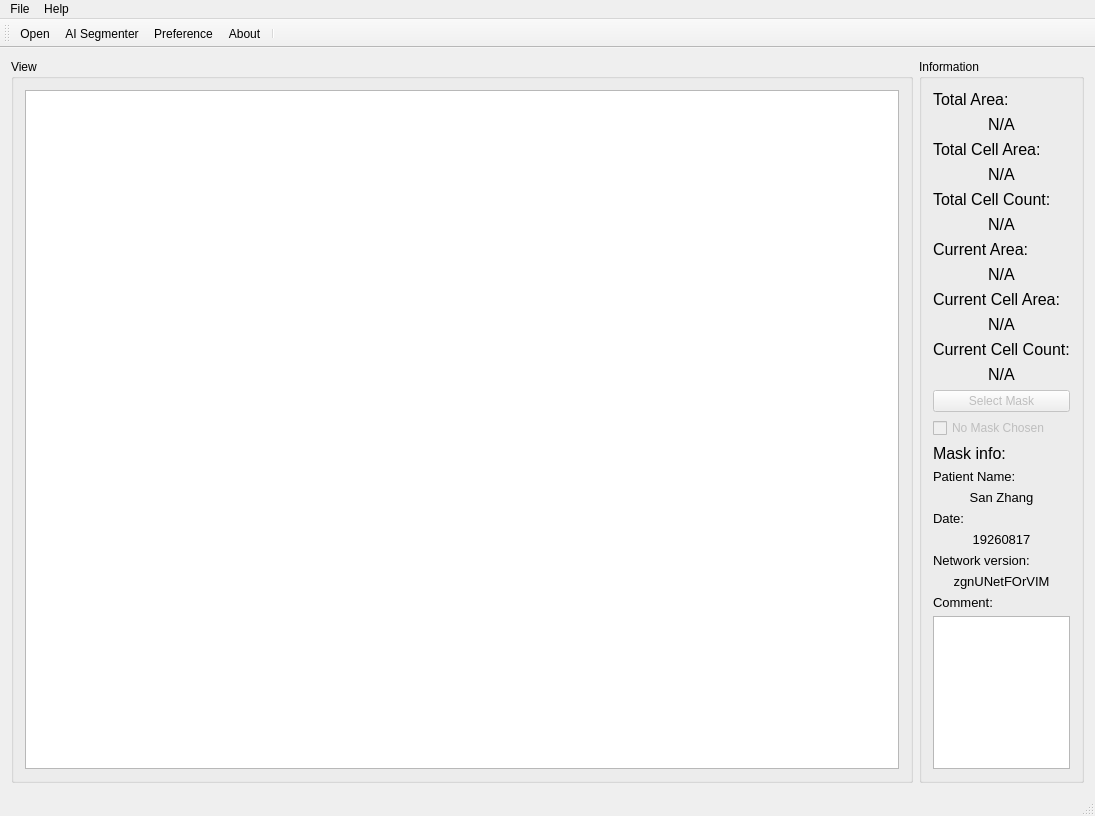
<?xml version="1.0" encoding="UTF-8"?>
<ui version="4.0">
 <class>MainWindow</class>
 <widget class="QMainWindow" name="MainWindow">
  <property name="geometry">
   <rect>
    <x>0</x>
    <y>0</y>
    <width>1095</width>
    <height>816</height>
   </rect>
  </property>
  <property name="windowTitle">
   <string>MainWindow</string>
  </property>
  <widget class="QWidget" name="centralWidget">
   <layout class="QHBoxLayout" name="horizontalLayout_2" stretch="9,1">
    <item>
     <widget class="QGroupBox" name="groupBox">
      <property name="title">
       <string>View</string>
      </property>
      <layout class="QHBoxLayout" name="horizontalLayout">
       <item>
        <widget class="MainGraphicsView" name="mainGraphicsView"/>
       </item>
      </layout>
     </widget>
    </item>
    <item>
     <widget class="QGroupBox" name="groupBox_2">
      <property name="title">
       <string>Information</string>
      </property>
      <layout class="QVBoxLayout" name="verticalLayout_17">
       <item>
        <layout class="QVBoxLayout" name="verticalLayout">
         <item>
          <widget class="QLabel" name="label_2">
           <property name="font">
            <font>
             <pointsize>12</pointsize>
            </font>
           </property>
           <property name="text">
            <string>Total Area:</string>
           </property>
          </widget>
         </item>
         <item>
          <widget class="QLabel" name="labelTotalArea">
           <property name="font">
            <font>
             <pointsize>12</pointsize>
            </font>
           </property>
           <property name="text">
            <string>N/A</string>
           </property>
           <property name="alignment">
            <set>Qt::AlignCenter</set>
           </property>
          </widget>
         </item>
        </layout>
       </item>
       <item>
        <layout class="QVBoxLayout" name="verticalLayout_2">
         <item>
          <widget class="QLabel" name="label_3">
           <property name="font">
            <font>
             <pointsize>12</pointsize>
            </font>
           </property>
           <property name="text">
            <string>Total Cell Area:</string>
           </property>
          </widget>
         </item>
         <item>
          <widget class="QLabel" name="labelTotalCellArea">
           <property name="font">
            <font>
             <pointsize>12</pointsize>
            </font>
           </property>
           <property name="text">
            <string>N/A</string>
           </property>
           <property name="alignment">
            <set>Qt::AlignCenter</set>
           </property>
          </widget>
         </item>
        </layout>
       </item>
       <item>
        <layout class="QVBoxLayout" name="verticalLayout_16">
         <item>
          <widget class="QLabel" name="label_11">
           <property name="font">
            <font>
             <pointsize>12</pointsize>
            </font>
           </property>
           <property name="text">
            <string>Total Cell Count:</string>
           </property>
          </widget>
         </item>
         <item>
          <widget class="QLabel" name="labelTotalCellCount">
           <property name="font">
            <font>
             <pointsize>12</pointsize>
            </font>
           </property>
           <property name="text">
            <string>N/A</string>
           </property>
           <property name="alignment">
            <set>Qt::AlignCenter</set>
           </property>
          </widget>
         </item>
        </layout>
       </item>
       <item>
        <layout class="QVBoxLayout" name="verticalLayout_3">
         <item>
          <widget class="QLabel" name="label_4">
           <property name="font">
            <font>
             <pointsize>12</pointsize>
            </font>
           </property>
           <property name="text">
            <string>Current Area:</string>
           </property>
          </widget>
         </item>
         <item>
          <widget class="QLabel" name="labelCurrentArea">
           <property name="font">
            <font>
             <pointsize>12</pointsize>
            </font>
           </property>
           <property name="text">
            <string>N/A</string>
           </property>
           <property name="alignment">
            <set>Qt::AlignCenter</set>
           </property>
          </widget>
         </item>
        </layout>
       </item>
       <item>
        <layout class="QVBoxLayout" name="verticalLayout_4">
         <item>
          <widget class="QLabel" name="label_5">
           <property name="font">
            <font>
             <pointsize>12</pointsize>
            </font>
           </property>
           <property name="text">
            <string>Current Cell Area:</string>
           </property>
          </widget>
         </item>
         <item>
          <widget class="QLabel" name="labelCurrentCellArea">
           <property name="font">
            <font>
             <pointsize>12</pointsize>
            </font>
           </property>
           <property name="text">
            <string>N/A</string>
           </property>
           <property name="alignment">
            <set>Qt::AlignCenter</set>
           </property>
          </widget>
         </item>
        </layout>
       </item>
       <item>
        <layout class="QVBoxLayout" name="verticalLayout_15">
         <item>
          <widget class="QLabel" name="label_10">
           <property name="font">
            <font>
             <pointsize>12</pointsize>
            </font>
           </property>
           <property name="text">
            <string>Current Cell Count:</string>
           </property>
          </widget>
         </item>
         <item>
          <widget class="QLabel" name="labelCurrentCellCount">
           <property name="font">
            <font>
             <pointsize>12</pointsize>
            </font>
           </property>
           <property name="text">
            <string>N/A</string>
           </property>
           <property name="alignment">
            <set>Qt::AlignCenter</set>
           </property>
          </widget>
         </item>
        </layout>
       </item>
       <item>
        <widget class="QPushButton" name="SelectMastButton">
         <property name="enabled">
          <bool>false</bool>
         </property>
         <property name="text">
          <string>Select Mask</string>
         </property>
        </widget>
       </item>
       <item>
        <widget class="QCheckBox" name="checkBoxSegmentationMask">
         <property name="enabled">
          <bool>false</bool>
         </property>
         <property name="text">
          <string>No Mask Chosen</string>
         </property>
        </widget>
       </item>
       <item>
        <widget class="QLabel" name="labelCurrentCellArea_2">
         <property name="font">
          <font>
           <pointsize>12</pointsize>
          </font>
         </property>
         <property name="text">
          <string>Mask info:</string>
         </property>
         <property name="alignment">
          <set>Qt::AlignLeading|Qt::AlignLeft|Qt::AlignVCenter</set>
         </property>
        </widget>
       </item>
       <item>
        <layout class="QVBoxLayout" name="verticalLayout_5">
         <item>
          <widget class="QLabel" name="labelCurrentCellArea_3">
           <property name="font">
            <font>
             <pointsize>10</pointsize>
            </font>
           </property>
           <property name="text">
            <string>Patient Name:</string>
           </property>
           <property name="alignment">
            <set>Qt::AlignLeading|Qt::AlignLeft|Qt::AlignVCenter</set>
           </property>
           <property name="wordWrap">
            <bool>true</bool>
           </property>
          </widget>
         </item>
         <item>
          <widget class="QLabel" name="patientNameLabel">
           <property name="font">
            <font>
             <pointsize>10</pointsize>
            </font>
           </property>
           <property name="text">
            <string>San Zhang</string>
           </property>
           <property name="alignment">
            <set>Qt::AlignCenter</set>
           </property>
           <property name="wordWrap">
            <bool>true</bool>
           </property>
          </widget>
         </item>
        </layout>
       </item>
       <item>
        <layout class="QVBoxLayout" name="verticalLayout_6">
         <item>
          <widget class="QLabel" name="labelCurrentCellArea_4">
           <property name="font">
            <font>
             <pointsize>10</pointsize>
            </font>
           </property>
           <property name="text">
            <string>Date:</string>
           </property>
           <property name="alignment">
            <set>Qt::AlignLeading|Qt::AlignLeft|Qt::AlignVCenter</set>
           </property>
           <property name="wordWrap">
            <bool>true</bool>
           </property>
          </widget>
         </item>
         <item>
          <widget class="QLabel" name="dateLabel">
           <property name="font">
            <font>
             <pointsize>10</pointsize>
            </font>
           </property>
           <property name="text">
            <string>19260817</string>
           </property>
           <property name="alignment">
            <set>Qt::AlignCenter</set>
           </property>
           <property name="wordWrap">
            <bool>true</bool>
           </property>
          </widget>
         </item>
        </layout>
       </item>
       <item>
        <layout class="QVBoxLayout" name="verticalLayout_7">
         <item>
          <widget class="QLabel" name="labelCurrentCellArea_5">
           <property name="font">
            <font>
             <pointsize>10</pointsize>
            </font>
           </property>
           <property name="text">
            <string>Network version:</string>
           </property>
           <property name="alignment">
            <set>Qt::AlignLeading|Qt::AlignLeft|Qt::AlignVCenter</set>
           </property>
           <property name="wordWrap">
            <bool>true</bool>
           </property>
          </widget>
         </item>
         <item>
          <widget class="QLabel" name="networkVersionLabel">
           <property name="font">
            <font>
             <pointsize>10</pointsize>
            </font>
           </property>
           <property name="text">
            <string>zgnUNetFOrVIM</string>
           </property>
           <property name="alignment">
            <set>Qt::AlignCenter</set>
           </property>
           <property name="wordWrap">
            <bool>true</bool>
           </property>
          </widget>
         </item>
        </layout>
       </item>
       <item>
        <widget class="QLabel" name="labelCurrentCellArea_6">
         <property name="font">
          <font>
           <pointsize>10</pointsize>
          </font>
         </property>
         <property name="text">
          <string>Comment:</string>
         </property>
         <property name="alignment">
          <set>Qt::AlignLeading|Qt::AlignLeft|Qt::AlignVCenter</set>
         </property>
         <property name="wordWrap">
          <bool>true</bool>
         </property>
        </widget>
       </item>
       <item>
        <widget class="QTextEdit" name="commentTextEdit">
         <property name="readOnly">
          <bool>true</bool>
         </property>
        </widget>
       </item>
      </layout>
     </widget>
    </item>
   </layout>
  </widget>
  <widget class="QMenuBar" name="menuBar">
   <property name="geometry">
    <rect>
     <x>0</x>
     <y>0</y>
     <width>1095</width>
     <height>21</height>
    </rect>
   </property>
   <widget class="QMenu" name="menuFile">
    <property name="title">
     <string>File</string>
    </property>
    <addaction name="actionOpen"/>
    <addaction name="actionAISegmenter"/>
    <addaction name="actionPreference"/>
   </widget>
   <widget class="QMenu" name="menuAbout">
    <property name="title">
     <string>Help</string>
    </property>
    <addaction name="actionAbout"/>
   </widget>
   <addaction name="menuFile"/>
   <addaction name="menuAbout"/>
  </widget>
  <widget class="QToolBar" name="mainToolBar">
   <attribute name="toolBarArea">
    <enum>TopToolBarArea</enum>
   </attribute>
   <attribute name="toolBarBreak">
    <bool>false</bool>
   </attribute>
   <addaction name="actionOpen"/>
   <addaction name="actionAISegmenter"/>
   <addaction name="actionPreference"/>
   <addaction name="actionAbout"/>
   <addaction name="separator"/>
  </widget>
  <widget class="QStatusBar" name="statusBar"/>
  <action name="actionOpen">
   <property name="icon">
    <iconset resource="../../res/pics.qrc">
     <normaloff>:/icons/open.svg</normaloff>:/icons/open.svg</iconset>
   </property>
   <property name="text">
    <string>Open</string>
   </property>
  </action>
  <action name="actionAISegmenter">
   <property name="icon">
    <iconset resource="../../res/pics.qrc">
     <normaloff>:/icons/AI.svg</normaloff>:/icons/AI.svg</iconset>
   </property>
   <property name="text">
    <string>AI Segmenter</string>
   </property>
  </action>
  <action name="actionPreference">
   <property name="icon">
    <iconset resource="../../res/pics.qrc">
     <normaloff>:/icons/preferences.svg</normaloff>:/icons/preferences.svg</iconset>
   </property>
   <property name="text">
    <string>Preference</string>
   </property>
  </action>
  <action name="actionAbout">
   <property name="icon">
    <iconset resource="../../res/pics.qrc">
     <normaloff>:/icons/About.svg</normaloff>:/icons/About.svg</iconset>
   </property>
   <property name="text">
    <string>About</string>
   </property>
  </action>
 </widget>
 <layoutdefault spacing="6" margin="11"/>
 <customwidgets>
  <customwidget>
   <class>MainGraphicsView</class>
   <extends>QGraphicsView</extends>
   <header>MainGraphicsView.h</header>
  </customwidget>
 </customwidgets>
 <resources>
  <include location="../../res/pics.qrc"/>
 </resources>
 <connections>
  <connection>
   <sender>SelectMastButton</sender>
   <signal>clicked()</signal>
   <receiver>MainWindow</receiver>
   <slot>SelectMask()</slot>
   <hints>
    <hint type="sourcelabel">
     <x>1014</x>
     <y>281</y>
    </hint>
    <hint type="destinationlabel">
     <x>882</x>
     <y>57</y>
    </hint>
   </hints>
  </connection>
  <connection>
   <sender>mainToolBar</sender>
   <signal>actionTriggered(QAction*)</signal>
   <receiver>MainWindow</receiver>
   <slot>ActionClicked(QAction*)</slot>
   <hints>
    <hint type="sourcelabel">
     <x>31</x>
     <y>43</y>
    </hint>
    <hint type="destinationlabel">
     <x>46</x>
     <y>62</y>
    </hint>
   </hints>
  </connection>
  <connection>
   <sender>checkBoxSegmentationMask</sender>
   <signal>toggled(bool)</signal>
   <receiver>MainWindow</receiver>
   <slot>turnMask(bool)</slot>
   <hints>
    <hint type="sourcelabel">
     <x>949</x>
     <y>307</y>
    </hint>
    <hint type="destinationlabel">
     <x>916</x>
     <y>252</y>
    </hint>
   </hints>
  </connection>
 </connections>
 <slots>
  <slot>SelectMask()</slot>
  <slot>ActionClicked(QAction*)</slot>
  <slot>turnMask(bool)</slot>
 </slots>
</ui>
